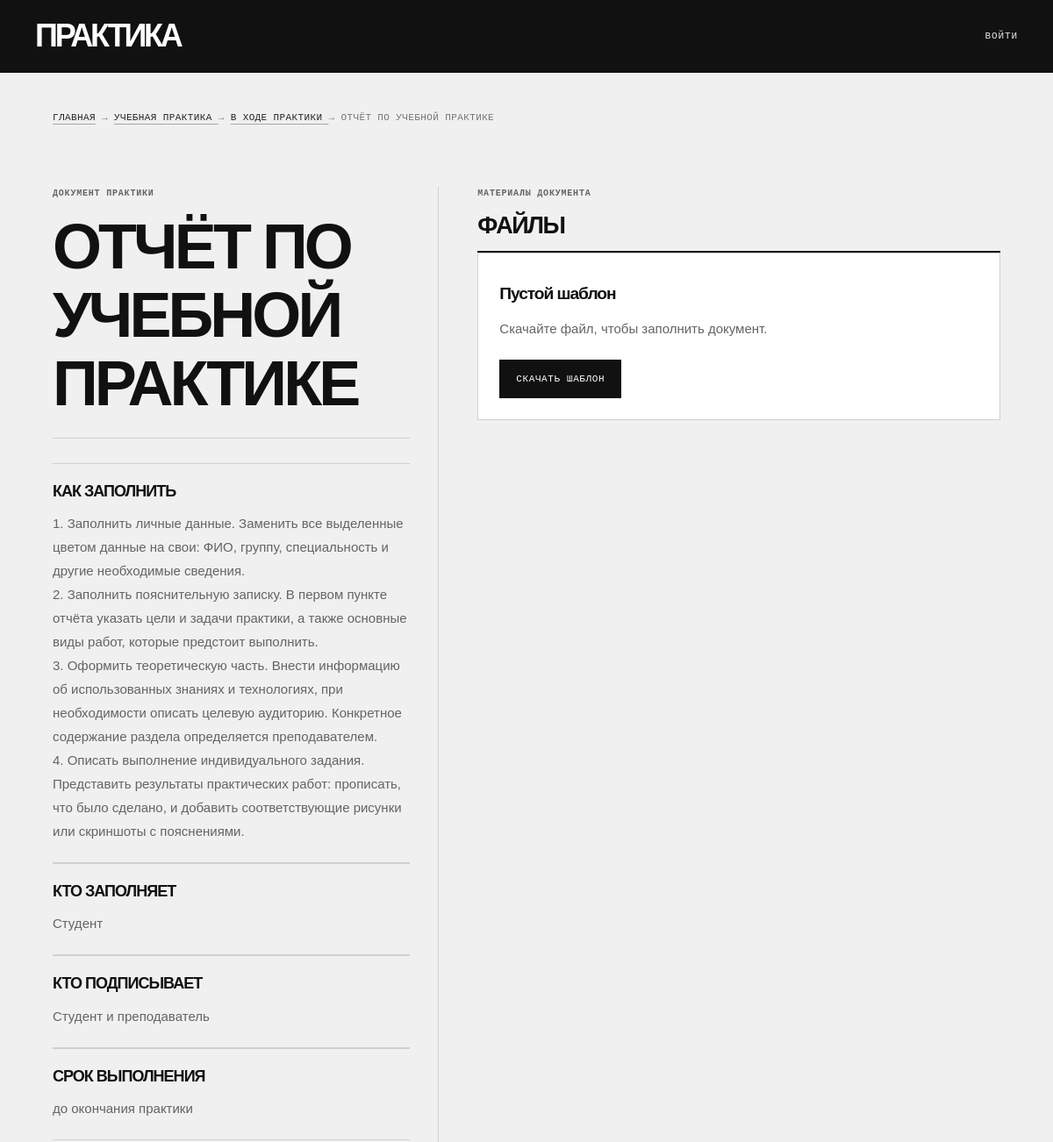
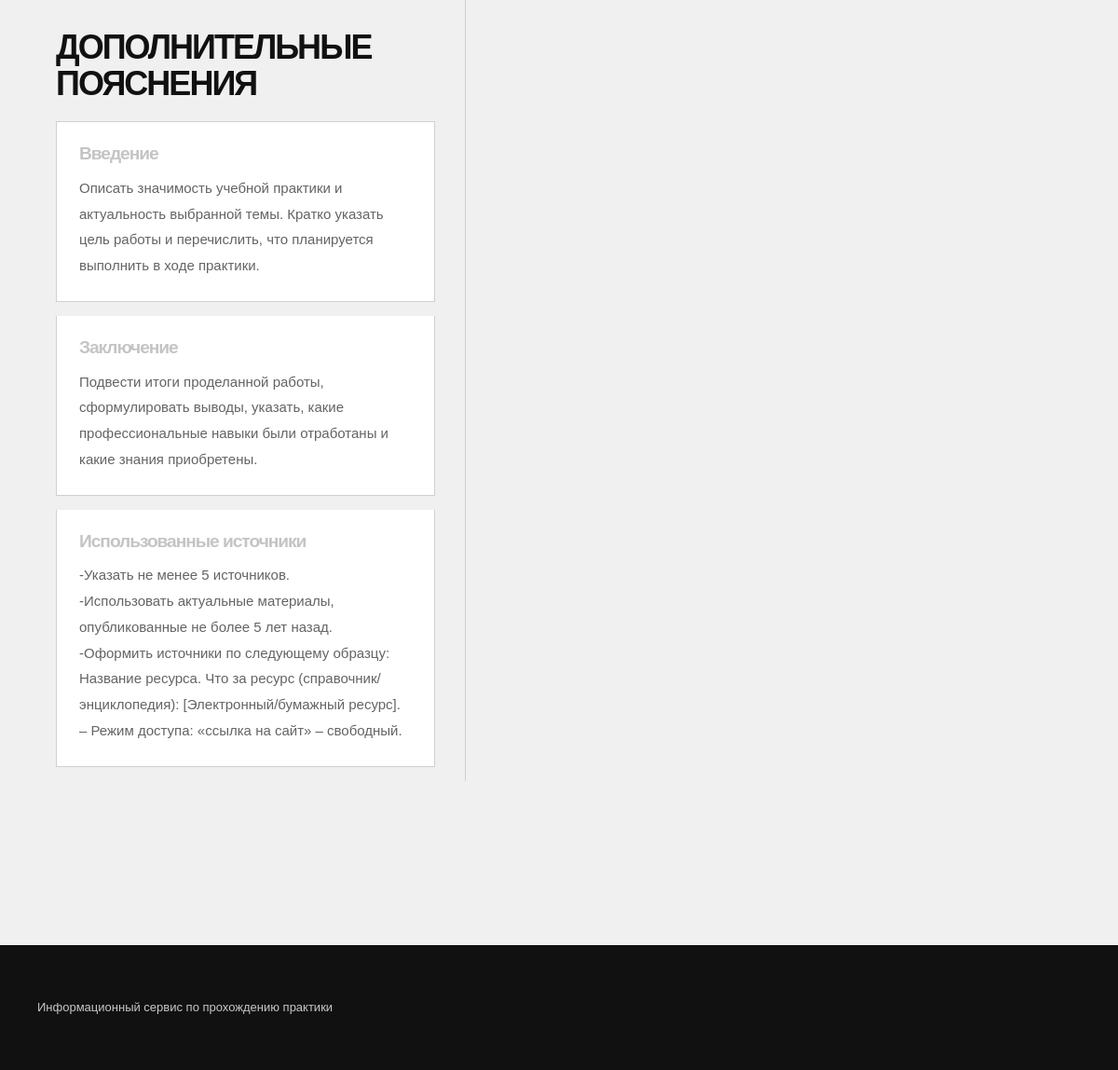
/documents/practice/5/stage/5/document/3/, run on the app's committed database (2 pictures, top to bottom).
### practices/models.py (models this page shows, shortened)
class Practice(models.Model):
    name = models.CharField(max_length=150)
    description = models.TextField(blank=True)
    active = models.BooleanField(default=True)
    class Meta:
        ordering = ["id"]

class Stage(models.Model):
    practice = models.ForeignKey(
        Practice,
        on_delete=models.CASCADE,
        related_name="stages",
    )
    name = models.CharField(max_length=150)
    instructions = models.TextField(blank=True)
    requirements = models.TextField(blank=True)
    deadline = models.CharField(
        max_length=200,
        blank=True,
        default="",
        verbose_name="Срок выполнения",
    )
    order = models.PositiveIntegerField(default=0)
    class Meta:
        ordering = ["order", "id"]

class Explanation(models.Model):
    stage = models.ForeignKey(
        Stage,
        on_delete=models.CASCADE,
        related_name="explanations",
        null=True,
        blank=True,
    )
    document = models.ForeignKey(
        "documents.Document",
        on_delete=models.CASCADE,
        related_name="explanations",
        null=True,
        blank=True,
    )
    title = models.CharField(max_length=200)
    text = models.TextField()
    class Meta:
        ordering = ["id"]
        constraints = [
            models.CheckConstraint(
                condition=(
                    models.Q(stage__isnull=False, document__isnull=True)
                    | models.Q(stage__isnull=True, document__isnull=False)
                ),
                name="explanation_has_one_parent",
            ),
        ]

### documents/models.py (models this page shows, shortened)
class Document(models.Model):
    stage = models.ForeignKey(
        "practices.Stage",
        on_delete=models.CASCADE,
        related_name="documents",
    )
    name = models.CharField(max_length=200)
    instruction = models.TextField(blank=True)
    deadline = models.CharField(
        max_length=200,
        blank=True,
        default="",
        verbose_name="Срок выполнения",
    )
    filled_by = models.CharField(max_length=300, blank=True)
    signed_by = models.CharField(max_length=300, blank=True)
    template_file = models.FileField(
        upload_to="documents/templates/",
        blank=True,
    )
    example_file = models.FileField(
        upload_to="documents/examples/",
        blank=True,
    )
    active = models.BooleanField(default=True)
    order = models.PositiveIntegerField(default=0)
    class Meta:
        ordering = ["order", "id"]

### documents/views.py (the view)
def document_detail(
    request,
    practice_id,
    stage_id,
    document_id,
):
    document = get_object_or_404(
        Document,
        id=document_id,
        stage_id=stage_id,
        stage__practice_id=practice_id,
        active=True,
    )
    practice = document.stage.practice
    stage = document.stage
    explanations = Explanation.objects.filter(document=document)
    return render(
        request,
        "documents/document_detail.html",
        {
            "practice": practice,
            "stage": stage,
            "document": document,
            "explanations": explanations,
        },
    )

### documents/templates/documents/document_detail.html (shortened to what this page needs)
{% extends "base.html" %}
{% block breadcrumbs %}
<nav class="breadcrumbs">
    <a href="{% url 'home' %}">Главная</a>
    <span>→</span>
    <a href="{% url 'practice_detail' practice.id %}">
        {{ practice.name }}
    </a>
    <span>→</span>
    <a href="{% url 'stage_detail' practice.id stage.id %}">
        {{ stage.name }}
    </a>
    <span>→</span>
    <span>{{ document.name }}</span>
</nav>
{% endblock %}
{% block content %}
<section class="stage-page document-page">
    <div class="stage-layout">
        <aside class="stage-information">
            <div class="stage-heading">
                <span class="stage-heading__label">
                    Документ практики
                </span>
                <h1>{{ document.name }}</h1>
            </div>
            {% if document.instruction %}
                <section class="stage-info-block">
                    <h2>Как заполнить</h2>
                    <div class="stage-rich-text">
                        {{ document.instruction|linebreaks }}
                    </div>
                </section>
            {% endif %}
            {% if document.filled_by %}
                <section class="stage-info-block">
                    <h2>Кто заполняет</h2>
                    <p>{{ document.filled_by }}</p>
                </section>
            {% endif %}
            {% if document.signed_by %}
                <section class="stage-info-block">
                    <h2>Кто подписывает</h2>
                    <p>{{ document.signed_by }}</p>
                </section>
            {% endif %}
            {% if document.deadline %}
                <section class="stage-info-block">
                    <h2>Срок выполнения</h2>
                    <p>{{ document.deadline }}</p>
                </section>
            {% endif %}
            {% if explanations %}
                <section class="stage-explanations">
                    <h2>Дополнительные пояснения</h2>
                    {% for explanation in explanations %}
                        <article class="explanation-card">
                            <h3>{{ explanation.title }}</h3>
                            <div class="explanation-card__text">
                                {{ explanation.text|linebreaks }}
                            </div>
                        </article>
                    {% endfor %}
                </section>
            {% endif %}
        </aside>
        <section class="stage-documents">
            <div class="stage-documents__heading">
                <div>
                    <span class="stage-heading__label">
                        Материалы документа
                    </span>
                    <h2>Файлы</h2>
                </div>
            </div>
            <div class="stage-documents__list">
                {% if document.template_file %}
                    <article class="document-card">
                        <div class="document-card__body">
                            <h3>Пустой шаблон</h3>
                            <p>
                                Скачайте файл, чтобы заполнить документ.
                            </p>
                        </div>
                        <div class="document-card__actions">
                            <a
                                href="{{ document.template_file.url }}"
                                class="button"
                                download
                            >
                                Скачать шаблон
                            </a>
                        </div>
                    </article>
                {% endif %}
            </div>
        </section>
    </div>
</section>
{% endblock %}

### data on the page
Practice: name "УЧЕБНАЯ ПРАКТИКА"
Stage: name "В ХОДЕ ПРАКТИКИ"
Document: name "ОТЧЁТ ПО УЧЕБНОЙ ПРАКТИКЕ", instruction "1. Заполнить личные данные. Заменить все выделенные цветом данные на свои: ФИО, группу, специальность и другие необходимые сведения. 2. Заполнить пояснительную записку. В первом пункте отчёта указать цели и задачи практики, а также основные виды работ, которые предстоит выполнить. 3. Оформить теоретическую часть. Внести информацию об использованных знаниях и технологиях, при необходимости описать целевую аудиторию. Конкретное содержание раздела определяется преподавателем. 4. Описать выполнение индивидуального задания. Представить результаты практических работ: прописать, что было сделано, и добавить соответствующие рисунки или скриншоты с пояснениями.", filled_by "Студент", signed_by "Студент и преподаватель", deadline "до окончания практики"
Explanation: title "Введение", text "Описать значимость учебной практики и актуальность выбранной темы. Кратко указать цель работы и перечислить, что планируется выполнить в ходе практики."
Explanation: title "Заключение", text "Подвести итоги проделанной работы, сформулировать выводы, указать, какие профессиональные навыки были отработаны и какие знания приобретены."
Explanation: title "Использованные источники", text "-Указать не менее 5 источников. -Использовать актуальные материалы, опубликованные не более 5 лет назад. -Оформить источники по следующему образцу: Название ресурса. Что за ресурс (справочник/энциклопедия): [Электронный/бумажный ресурс]. – Режим доступа: «ссылка на сайт» – свободный."
